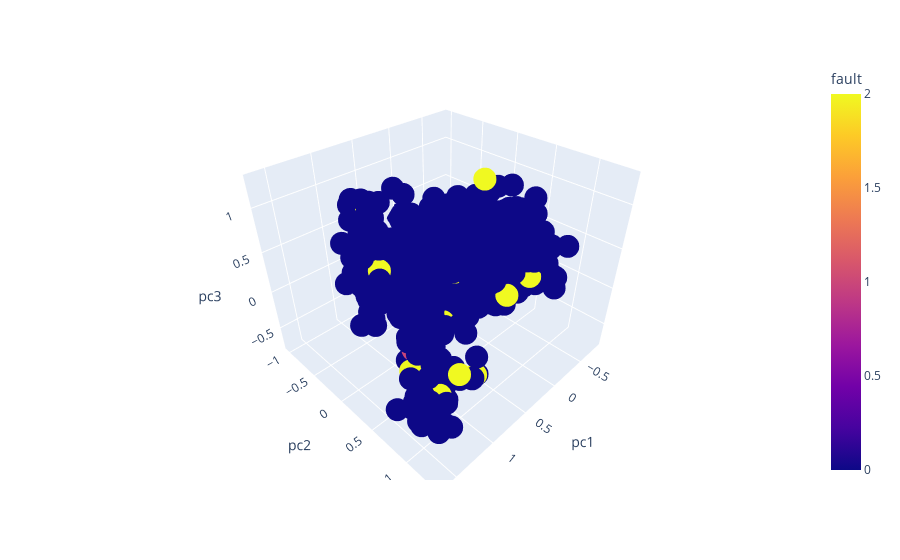

Notebook cell for this chart:
### Code cell
pca_plot(train_data.drop(columns=['fault','fault_duration']))

### Figure 1 — Plotly figure (JSON) as saved in the notebook; plotly's stock layout.template omitted (floating-point values rounded to 4 significant figures; data arrays with more than 128 entries replaced by an {"elided": "..."} marker saying what was removed)
{"data": [{"hovertemplate": "pc1=%{x}<br>pc2=%{y}<br>pc3=%{z}<br>fault=%{marker.color}<extra></extra>", "legendgroup": "", "marker": {"color": {"elided": "3287 int values"}, "coloraxis": "coloraxis", "symbol": "circle"}, "mode": "markers", "name": "", "scene": "scene", "showlegend": false, "type": "scatter3d", "x": {"elided": "3287 float values"}, "y": {"elided": "3287 float values"}, "z": {"elided": "3287 float values"}}], "layout": {"coloraxis": {"colorbar": {"title": {"text": "fault"}}, "colorscale": [[0, "#0d0887"], [0.1111, "#46039f"], [0.2222, "#7201a8"], [0.3333, "#9c179e"], [0.4444, "#bd3786"], [0.5556, "#d8576b"], [0.6667, "#ed7953"], [0.7778, "#fb9f3a"], [0.8889, "#fdca26"], [1, "#f0f921"]]}, "legend": {"tracegroupgap": 0}, "margin": {"t": 60}, "scene": {"domain": {"x": [0, 1], "y": [0, 1]}, "xaxis": {"title": {"text": "pc1"}}, "yaxis": {"title": {"text": "pc2"}}, "zaxis": {"title": {"text": "pc3"}}}}}
